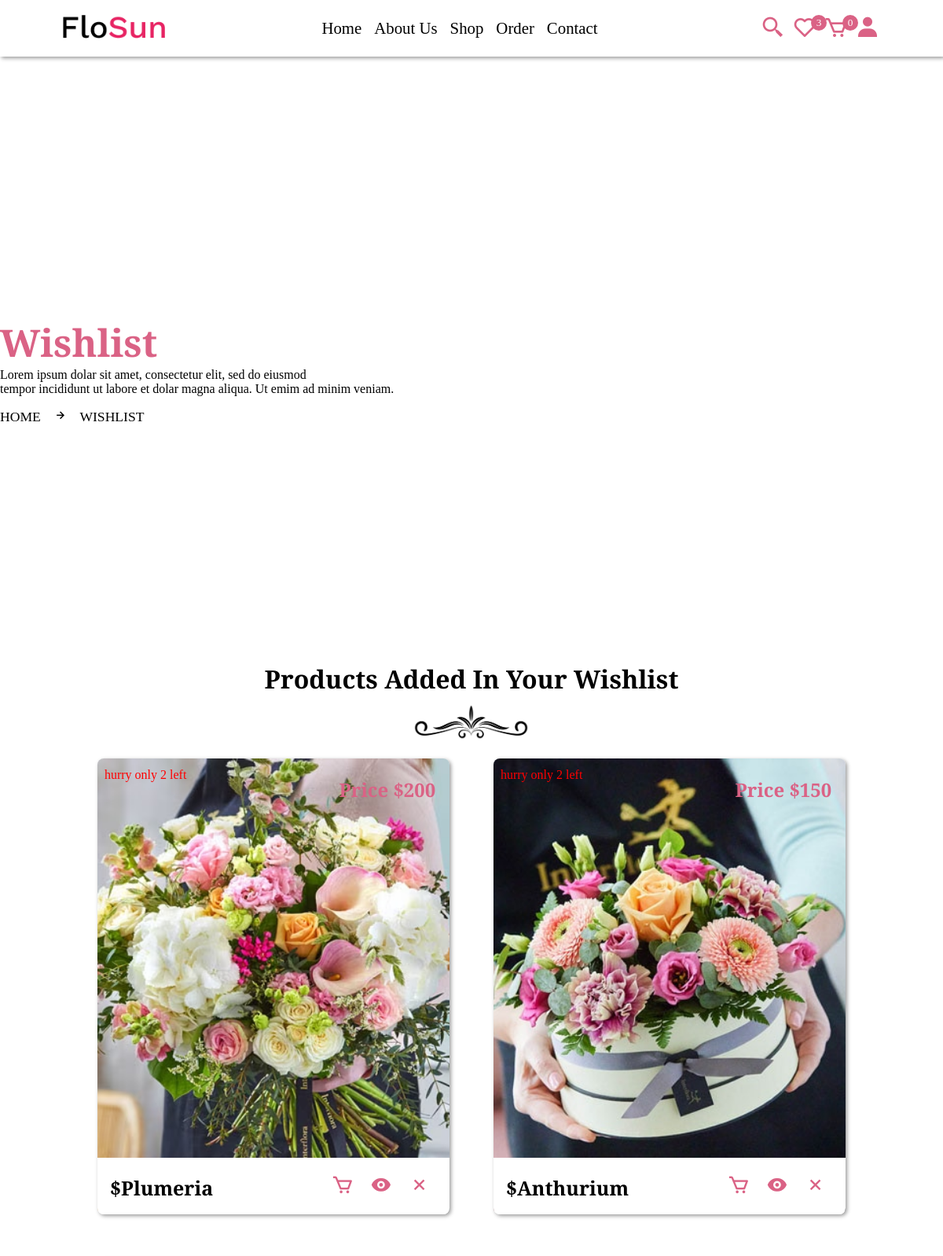
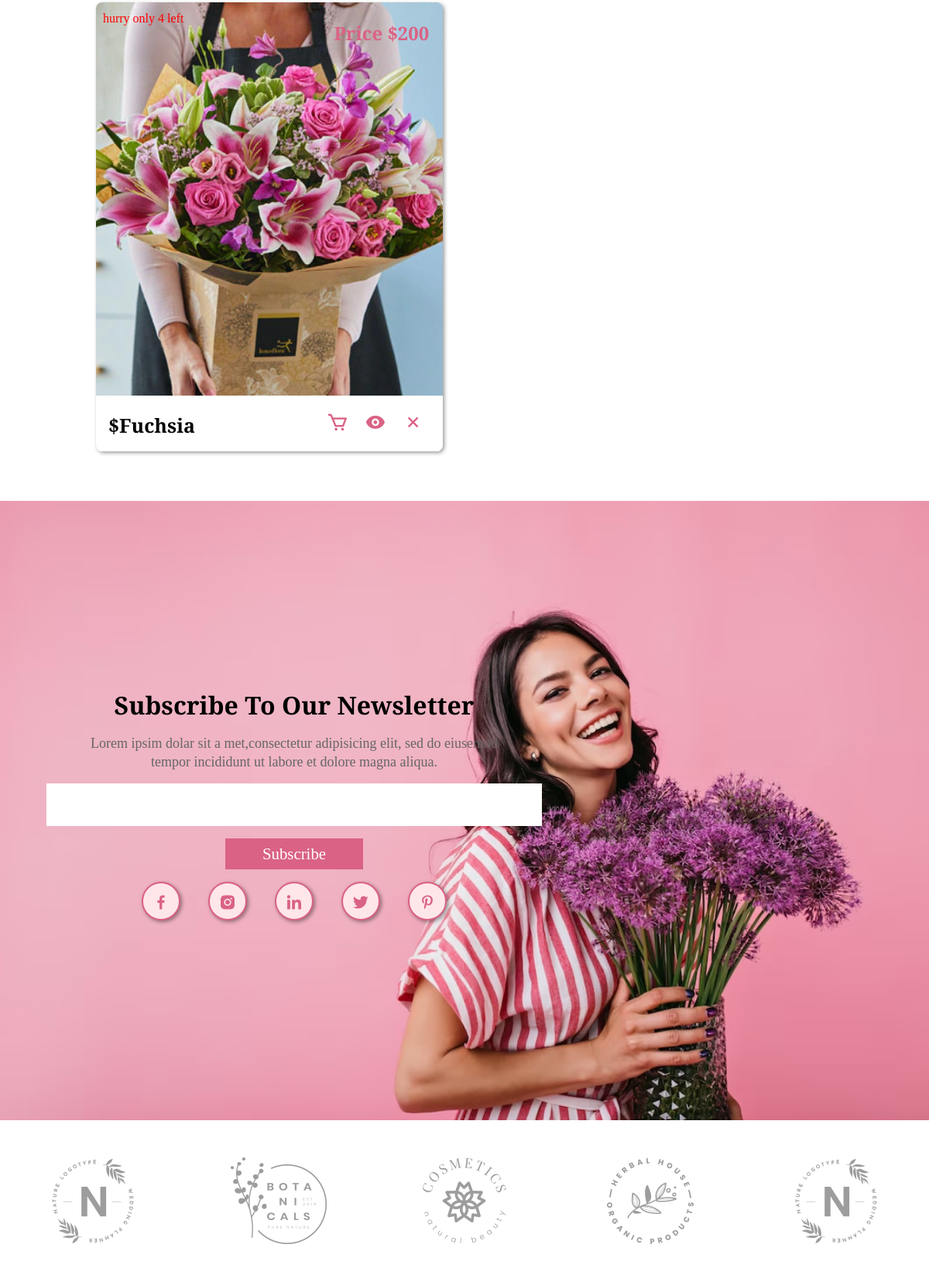
The page /wishlist.php (signed in, upper part) on the database its author committed (2 pictures, top to bottom).
### tables this page shows
CREATE TABLE `wishlist` (
  `id` varchar(20) NOT NULL,
  `user_id` varchar(20) NOT NULL,
  `product_id` varchar(50) NOT NULL,
  `price` varchar(255) NOT NULL
);

CREATE TABLE `products` (
  `id` varchar(20) NOT NULL,
  `seller_id` varchar(20) NOT NULL,
  `name` varchar(50) NOT NULL,
  `price` int(50) NOT NULL,
  `image` varchar(255) NOT NULL,
  `stock` int(100) NOT NULL,
  `product_detail` varchar(1000) NOT NULL,
  `status` varchar(100) NOT NULL
);

### wishlist.php (the view, shortened to what this page needs)
<?php
	include 'components/connect.php';
	if (isset($_COOKIE['user_id'])) {
		$user_id = $_COOKIE['user_id'];
	}else{
		$user_id = 'login.php';
	}
?>
<!DOCTYPE html>
<html>
<head>
	<link href='https://unpkg.com/boxicons@2.1.2/css/boxicons.min.css' rel='stylesheet'>
	<link rel="stylesheet" type="text/css" href="css/user_style.css?v=<?php echo time(); ?>">
</head>
<body>
	<?php include 'components/user_header.php';?>
    <div class="banner">
        <div class="detail">
            <h1>wishlist</h1>
            <p>Lorem ipsum dolar sit amet, consectetur elit, sed do eiusmod <br>
            tempor incididunt ut labore et dolar magna aliqua. Ut emim ad minim veniam.</p>
            <span><a href="home.php">home</a><i class="bx bx-right-arrow-alt"></i>wishlist</span>
        </div>
    </div>
    <section class="products">
        <div class="heading">
            <h1>products added in your wishlist</h1>
            <img src="image/separator.png">
        </div>
        <div class="box-container">
            <?php
                $select_wishlist = $conn->prepare("SELECT * FROM `wishlist` WHERE user_id = ?");
                $select_wishlist->execute([$user_id]);
                if ($select_wishlist->rowCount() > 0) {
                    while ($fetch_wishlist = $select_wishlist->fetch(PDO::FETCH_ASSOC)) {
                        $select_products = $conn->prepare("SELECT * FROM `products` WHERE id = ?");
                        $select_products->execute([$fetch_wishlist['product_id']]);
                        if ($select_products->rowCount() > 0) {
                            $fetch_products = $select_products->fetch(PDO::FETCH_ASSOC);
            ?>
            <form action="" method="post" class="box <?php if($fetch_products['stock']==0){echo 'disabled';}; ?>">
                <img src="uploaded_files/<?= $fetch_products['image']; ?>" class="image">
                <?php if ($fetch_products['stock'] > 9){ ?>
                    <span class="stock" style="color: green;">In Stock</span>
                <?php }elseif($fetch_products['stock'] == 0){ ?>
                    <span class="stock" style="color: red;">Out of Stock</span>
                <?php }else{ ?>
                    <span class="stock" style="color: red;">hurry only <?= $fetch_products['stock']; ?> left</span>
                <?php } ?>
                <div class="flex">
                    <p class="price">price $<?= $fetch_products['price']; ?></p>
                </div>
                <div class="content">
                    <div class="button">
                        <div><h3 class="name">$<?= $fetch_products['name']; ?></h3></div>
                        <div>
                            <button type="submit" name="add_to_cart"><i class="bx bx-cart"></i></button>
                            <a href="view_page.php?pid=<?= $fetch_products['id']; ?>" class="bx bxs-show"></a>
                            <button type="submit" name="delete_item" onclick="return confirm('delete this product');"><i class="bx bx-x"></i></button>
                        </div>
                    </div>
                    <div class="flex">
                    </div>
                </div>
            </form>
            <?php
                        }
                    }
                }else{
                    echo '
                        <div class="empty">
                            <p>no products added yet!</p>
                        </div>
                    ';
                }
            ?>
        </div>
    </section>
	<?php include 'components/user_footer.php';?>
</body>
</html>

### CSS/user_style.css (style rules this page uses)
* { margin: 0; padding: 0; box-sizing: border-box; outline: none; text-decoration: none; list-style: none; font-family: "Alegreya", serif; }
:root { --main-color: #da6285; --pink-color: #ff8e9d; --pink-opacity: #ffe6e9; --white-alfa-40: rgba(255, 255, 255, 0.40); --white-alfa-25: rgba(255, 255, 255, 0.25); --backdrop-filter: blur(5px); --padding: 5vh 15px; --box-shadow: 2px 2px 5px rgba(0, 0, 0, 0.40); }
body { background-image: url('../image/body.jpg'); }
html { scroll-behavior: smooth; }
button, input { border: none; }
.box-container { display: grid; grid-template-columns: repeat(auto-fit, minmax(30rem, 1fr)); align-items: center; justify-content: center; }
.box-container .box { margin: 1rem; border-radius: .5rem; }
.heading { text-align: center; line-height: 1.5; }
.heading h1 { font-size: 2rem; text-transform: capitalize; }
.heading img { margin-top: .5rem; width: 150px !important; }
section { padding: 6%; }
.banner { margin-top: 5rem; width: 100%; height: 80vh; display: flex; align-items: center; background-position: center; background-size: cover; animation: banner 2s infinite alternate; }
.banner .detail p { font-size: 16px; margin-bottom: 1rem; }
.banner .detail span { text-transform: uppercase; font-size: 1.1rem; margin-top: 1rem; }
.banner .detail a { color: #000; }
.banner .detail span i { margin: 0 1rem; }
.banner h1 { font-size: 3rem; color: var(--main-color); text-transform: capitalize; }
.products { padding: 4% 0; }
.products .box-container { grid-template-columns: repeat(auto-fit, 30rem); gap: 1.5rem; align-items: center; justify-content: center; }
.products .box-container .box { position: relative; margin: 1rem; overflow: hidden; box-shadow: var(--box-shadow); }
.products .box-container .box .stock { position: absolute; top: 2%; left: 2%; font-size: 1rem; }
.products .box-container .box .image { width: 100%; height: 36rem; object-fit: cover; transition: .5s; }
.products .box-container .box .content { position: absolute; left: 0; bottom: 0; width: 100%; height: 4.5rem; padding: 1rem; overflow: hidden; transition: .5s; padding-top: .3rem; background-color: #fff; }
.products .box-container .box h3 { text-transform: capitalize; font-size: 25px; }
.products .box-container .box .price { position: absolute; top: 4%; right: 4%; text-transform: capitalize; color: var(--main-color); font-weight: bold; font-size: 1.5rem; margin-bottom: 1rem; }
.products .box-container .box .button { display: flex; justify-content: space-between; margin: 1rem 0; }
.products .box-container .box button { box-shadow: none; cursor: pointer; background-color: transparent; }
.products .box-container .box .button i, .products .box-container .box .button a { color: var(--main-color); margin: 0 .5rem; box-shadow: none; font-size: 1.8rem; }

### rows shown on the page
wishlist: product.image (picture), product.stock "2", product.price "200", product.name "Plumeria"
wishlist: product.image (picture), product.stock "2", product.price "150", product.name "Anthurium"
wishlist: product.image (picture), product.stock "4", product.price "200", product.name "Fuchsia"

### other values the page prints
$total_wishlist_item "3"
$total_cart_item "0"
